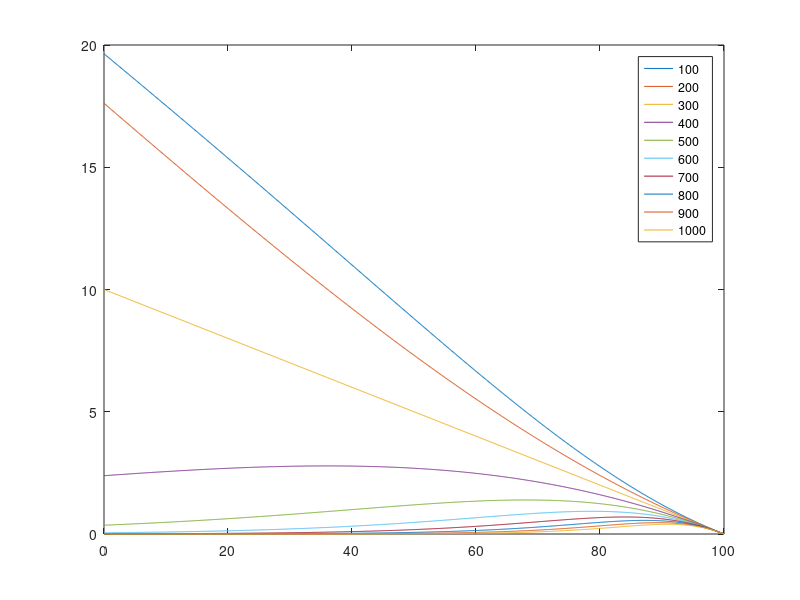

The MATLAB script that drew this image: (Note: this script raises an error after producing the figure.)
%% Main code
clc; clear all
clf; close all

%System
% The parameters here do not change across GA optimizations
eventTime = 100; % In time units from start time which is 0
timeBinWidth = 1;
nbrOfTimeBins = ceil(eventTime / timeBinWidth);
ticketSalesCapacity = 1000;
demandEstimationFun = @(t,p) 10*((1-t/eventTime) - (1-t/eventTime) .* tanh(0.01*(1-t/eventTime)*p - 3*(1-t/eventTime)));
ticketPriceInterval = [100, 1000];
ticketPriceResolution = 10;
systemParameters = struct('eventTime', eventTime, 'timeBinWidth', timeBinWidth, ...
  'maxTicketsSold', ticketSalesCapacity, 'demandEstimationFun', demandEstimationFun);

% System state
% The parameters here are updated for every time we'll do a GA optimization
currentTimeIndex = 90;
currentTicketsSold = 621;
currentSystemState = struct('currentTimeIndex', currentTimeIndex, 'currentTicketsSold', currentTicketsSold);


%% Plot demand estimation function over the defined time interval

tRes = 1000;
pRes = 10;
pricePlotRange = linspace(ticketPriceInterval(1), ticketPriceInterval(2), pRes);
timePlotRange = linspace(0, eventTime, tRes);

f1 = figure(1);
legendStrings = {};
for price = pricePlotRange
  legendStrings{end+1} = num2str(price);
  lambdas = demandEstimationFun(timePlotRange, price);
  plot(timePlotRange, lambdas);
  hold on
end
legend(legendStrings)


%% Genetic Algorithm - Parameters
NUMBER_OF_GENERATIONS = 1000;
COPIES_OF_BEST_INDIVIDUAL = 2;
HOLDOUT_THRESHOLD = 100; %No. generations to wait for improvement before termination

populationSize = 100;
nbrOfGenes = nbrOfTimeBins - currentTimeIndex + 1;

mutationProbability = 4/nbrOfGenes;
creepRate = 0.1;
creepProbability = 0.95;
tournamentSelectionParameter = 0.70;
tournamentSize = 2;
crossoverProbability = 0.3;

%% Genetic Algorithm - Script

population = InitializePopulation2(populationSize, nbrOfGenes);

maximumTrainingFitness = zeros(NUMBER_OF_GENERATIONS, 1);
maximumValidationFitness = zeros(NUMBER_OF_GENERATIONS, 1);
prevMaximumValidationFitness = 0;
maximumValidationFitnessSoFar = 0;
bestValidationIndividual = zeros(1, nbrOfGenes);

f2 = figure(2);

t = tic;
holdoutStrikes = 0;
for iGeneration = 1:NUMBER_OF_GENERATIONS

  %Evaluate population
  trainingFitness = zeros(populationSize, 1);
  validationFitness = zeros(populationSize, 1);
  iBestIndividual = 0;
  for iIndividual = 1:populationSize
    chromosome = population(iIndividual,:);
    pricingSequence = DecodeChromosome(chromosome, ticketPriceInterval, ticketPriceResolution);
    trainingFitness(iIndividual) = EvaluateIndividual(pricingSequence, currentSystemState, systemParameters);
    if trainingFitness(iIndividual) > maximumTrainingFitness(iGeneration)
      maximumTrainingFitness(iGeneration) = trainingFitness(iIndividual);
      iBestIndividual = iIndividual;
      bestPricingSequence = pricingSequence;
    end
  end
  bestIndividual = population(iBestIndividual, :);
  
%   maximumValidationFitness(iGeneration) = EvaluateIndividual(bestPricingSequence, currentSystemState, systemParameters);
%   if maximumValidationFitness(iGeneration) > maximumValidationFitnessSoFar
%     maximumValidationFitnessSoFar = maximumValidationFitness(iGeneration);
%     bestValidationIndividual = bestIndividual;
%     holdoutStrikes = 0;
%   else
%     holdoutStrikes = holdoutStrikes + 1;
%     if holdoutStrikes == HOLDOUT_THRESHOLD
%       fprintf(strcat('Optimization terminated due to no increase of',  ...
%         ' maximum validation fitness in %d generations.\n'), HOLDOUT_THRESHOLD)
%       maximumTrainingFitness(iGeneration+1:end) = [];
%       maximumValidationFitness(iGeneration+1:end) = [];
%       break
%     end
%   end
     
  % Update traiing curves
  subplot(1,2,1)
  cla
  hold on
  plot(maximumTrainingFitness(1:iGeneration))
  %plot(maximumValidationFitness(1:iGeneration))
  set(gca, 'FontSize', 14)
  xlabel('Generation')
  ylabel('Fitness')
  %legend({'Training', 'Validation'}, 'Location', 'southeast')
  drawnow
  
  % Update best sequence plot
  subplot(1,2,2)
  cla
  sequencePlotTime = (currentTimeIndex-1:nbrOfTimeBins-1)*timeBinWidth;
  plot(sequencePlotTime, DecodeChromosome(bestIndividual, ticketPriceInterval, ticketPriceResolution))
  ylim(ticketPriceInterval)
  xlabel('Time (days)')
  ylabel('Price (kr)')
  title(sprintf('Starting from day %d/%d', (currentTimeIndex-1)*timeBinWidth, eventTime))
  drawnow
  
  if iGeneration == NUMBER_OF_GENERATIONS
    fprintf('All %d generations completed.\n', NUMBER_OF_GENERATIONS);
    break
  end
  
  tempPopulation = population;

  %Selection and crossover
  for i = 1:2:populationSize
    i1 = TournamentSelect(trainingFitness, tournamentSelectionParameter, tournamentSize);
    i2 = TournamentSelect(trainingFitness, tournamentSelectionParameter, tournamentSize);
    chromosome1 = population(i1,:);
    chromosome2 = population(i2,:);
    
    r = rand;
    if (r < crossoverProbability)
      newChromosomePair = Cross(chromosome1, chromosome2);
      tempPopulation(i,:) = newChromosomePair(1,:);
      tempPopulation(i+1,:) = newChromosomePair(2,:);
    else
      tempPopulation(i,:) = chromosome1;
      tempPopulation(i+1,:) = chromosome2;
    end
  end

  %Mutation
  for i = 1:populationSize
    originalChromosome = tempPopulation(i,:);
    mutatedChromosome = Mutate(originalChromosome, mutationProbability, ...
      creepRate, creepProbability);
    tempPopulation(i,:) = mutatedChromosome;
  end

  tempPopulation = InsertBestIndividual(tempPopulation, bestIndividual, ...
    COPIES_OF_BEST_INDIVIDUAL);
  population = tempPopulation;
 
  if mod(iGeneration, NUMBER_OF_GENERATIONS/50)==0
    t = toc(t);
    fprintf('Generation %d/%d complete after %.2f seconds.\n', ...
      iGeneration, NUMBER_OF_GENERATIONS, t)
    t = tic;
  end
 
end


%% Plot the best pricing sequence

f3 = figure(3);
t = (currentTimeIndex-1:nbrOfTimeBins-1)*timeBinWidth;
plot(t, DecodeChromosome(bestIndividual, ticketPriceInterval, ticketPriceResolution))
ylim(ticketPriceInterval)
xlabel('Time (days)')
ylabel('Price (kr)')
title(sprintf('Starting from day %d/%d', (currentTimeIndex-1)*timeBinWidth, eventTime))

%% Print relevent stats

disp(' ')
currentPrice = bestPricingSequence(1);
meanFirstPrices = mean(bestPricingSequence(1:5));
[~, expectedTicketsSoldHistory] = EvaluateIndividual(bestPricingSequence, currentSystemState, systemParameters);
fprintf('Starting day: %d\n', (currentTimeIndex-1)*timeBinWidth)
fprintf('Current price: %d\nCurrent price (mean): %d\n', currentPrice, meanFirstPrices)
fprintf('Expected tickets sold in the next 10 days: %d\n', expectedTicketsSoldHistory(10))



